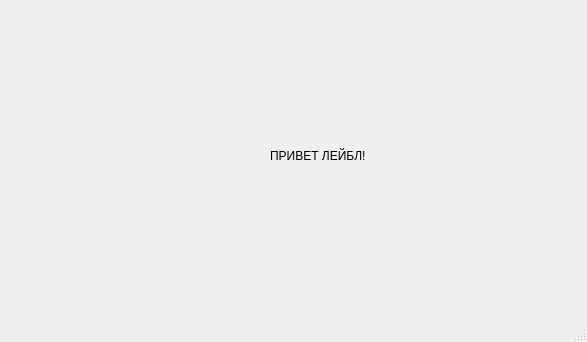
<?xml version="1.0" encoding="UTF-8"?>
<ui version="4.0">
 <class>Labelinfo</class>
 <widget class="QMainWindow" name="Labelinfo">
  <property name="geometry">
   <rect>
    <x>0</x>
    <y>0</y>
    <width>587</width>
    <height>342</height>
   </rect>
  </property>
  <property name="windowTitle">
   <string>MainWindow</string>
  </property>
  <widget class="QWidget" name="centralwidget">
   <widget class="QLabel" name="label">
    <property name="geometry">
     <rect>
      <x>270</x>
      <y>110</y>
      <width>221</width>
      <height>91</height>
     </rect>
    </property>
    <property name="text">
     <string>ПРИВЕТ ЛЕЙБЛ!</string>
    </property>
   </widget>
  </widget>
  <widget class="QMenuBar" name="menubar">
   <property name="geometry">
    <rect>
     <x>0</x>
     <y>0</y>
     <width>587</width>
     <height>22</height>
    </rect>
   </property>
  </widget>
  <widget class="QStatusBar" name="statusbar"/>
 </widget>
 <resources/>
 <connections/>
</ui>
